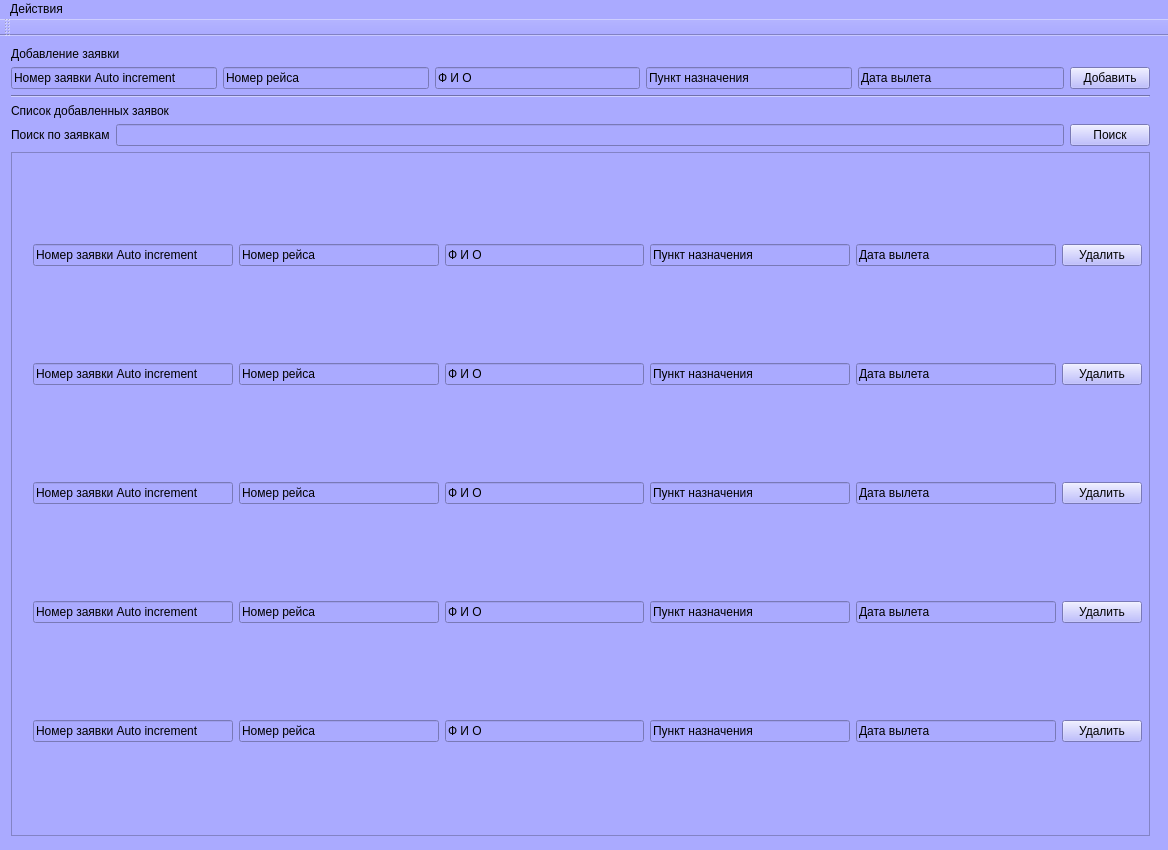
<?xml version="1.0" encoding="UTF-8"?>
<ui version="4.0">
 <class>QtGuiInteriorClass</class>
 <widget class="QMainWindow" name="QtGuiInteriorClass">
  <property name="geometry">
   <rect>
    <x>0</x>
    <y>0</y>
    <width>1168</width>
    <height>850</height>
   </rect>
  </property>
  <property name="sizePolicy">
   <sizepolicy hsizetype="Preferred" vsizetype="MinimumExpanding">
    <horstretch>0</horstretch>
    <verstretch>3</verstretch>
   </sizepolicy>
  </property>
  <property name="windowTitle">
   <string>QtGuiInterior</string>
  </property>
  <property name="styleSheet">
   <string notr="true">background-color: rgb(170, 170, 255);</string>
  </property>
  <widget class="QWidget" name="centralWidget">
   <widget class="QWidget" name="verticalLayoutWidget">
    <property name="geometry">
     <rect>
      <x>0</x>
      <y>0</y>
      <width>1161</width>
      <height>811</height>
     </rect>
    </property>
    <layout class="QVBoxLayout" name="verticalLayout">
     <item>
      <widget class="QLabel" name="label">
       <property name="text">
        <string>Добавление заявки</string>
       </property>
      </widget>
     </item>
     <item>
      <layout class="QHBoxLayout" name="horizontalLayout_2">
       <item>
        <widget class="QLineEdit" name="lineEdit_5">
         <property name="text">
          <string>Номер заявки Auto increment</string>
         </property>
        </widget>
       </item>
       <item>
        <widget class="QLineEdit" name="lineEdit_4">
         <property name="text">
          <string>Номер рейса</string>
         </property>
        </widget>
       </item>
       <item>
        <widget class="QLineEdit" name="lineEdit_3">
         <property name="text">
          <string>Ф И О</string>
         </property>
        </widget>
       </item>
       <item>
        <widget class="QLineEdit" name="lineEdit">
         <property name="text">
          <string>Пункт назначения</string>
         </property>
        </widget>
       </item>
       <item>
        <widget class="QLineEdit" name="lineEdit_2">
         <property name="text">
          <string>Дата вылета</string>
         </property>
        </widget>
       </item>
       <item>
        <widget class="QPushButton" name="pushButton">
         <property name="text">
          <string>Добавить</string>
         </property>
        </widget>
       </item>
      </layout>
     </item>
     <item>
      <widget class="Line" name="line">
       <property name="orientation">
        <enum>Qt::Horizontal</enum>
       </property>
      </widget>
     </item>
     <item>
      <widget class="QLabel" name="label_2">
       <property name="text">
        <string>Список добавленных заявок</string>
       </property>
      </widget>
     </item>
     <item>
      <layout class="QVBoxLayout" name="verticalLayout_2">
       <item>
        <layout class="QHBoxLayout" name="horizontalLayout_6">
         <property name="topMargin">
          <number>0</number>
         </property>
         <item>
          <widget class="QLabel" name="label_3">
           <property name="text">
            <string>Поиск по заявкам</string>
           </property>
          </widget>
         </item>
         <item>
          <widget class="QLineEdit" name="lineEdit_31"/>
         </item>
         <item>
          <widget class="QPushButton" name="pushButton_7">
           <property name="text">
            <string>Поиск</string>
           </property>
          </widget>
         </item>
        </layout>
       </item>
       <item>
        <widget class="QScrollArea" name="scrollArea">
         <property name="widgetResizable">
          <bool>true</bool>
         </property>
         <widget class="QWidget" name="scrollAreaWidgetContents">
          <property name="geometry">
           <rect>
            <x>0</x>
            <y>0</y>
            <width>1155</width>
            <height>675</height>
           </rect>
          </property>
          <widget class="QWidget" name="gridLayoutWidget">
           <property name="geometry">
            <rect>
             <x>10</x>
             <y>0</y>
             <width>1131</width>
             <height>691</height>
            </rect>
           </property>
           <layout class="QGridLayout" name="gridLayout">
            <property name="sizeConstraint">
             <enum>QLayout::SetDefaultConstraint</enum>
            </property>
            <property name="topMargin">
             <number>0</number>
            </property>
            <item row="3" column="3">
             <widget class="QLineEdit" name="lineEdit_40">
              <property name="text">
               <string>Пункт назначения</string>
              </property>
             </widget>
            </item>
            <item row="0" column="2">
             <widget class="QLineEdit" name="lineEdit_25">
              <property name="text">
               <string>Ф И О</string>
              </property>
             </widget>
            </item>
            <item row="1" column="5">
             <widget class="QPushButton" name="pushButton_6">
              <property name="text">
               <string>Удалить</string>
              </property>
             </widget>
            </item>
            <item row="1" column="1">
             <widget class="QLineEdit" name="lineEdit_27">
              <property name="text">
               <string>Номер рейса</string>
              </property>
             </widget>
            </item>
            <item row="3" column="0">
             <widget class="QLineEdit" name="lineEdit_37">
              <property name="text">
               <string>Номер заявки Auto increment</string>
              </property>
             </widget>
            </item>
            <item row="2" column="5">
             <widget class="QPushButton" name="pushButton_8">
              <property name="text">
               <string>Удалить</string>
              </property>
             </widget>
            </item>
            <item row="2" column="0">
             <widget class="QLineEdit" name="lineEdit_32">
              <property name="text">
               <string>Номер заявки Auto increment</string>
              </property>
             </widget>
            </item>
            <item row="0" column="5">
             <widget class="QPushButton" name="pushButton_5">
              <property name="text">
               <string>Удалить</string>
              </property>
             </widget>
            </item>
            <item row="2" column="2">
             <widget class="QLineEdit" name="lineEdit_34">
              <property name="text">
               <string>Ф И О</string>
              </property>
             </widget>
            </item>
            <item row="3" column="1">
             <widget class="QLineEdit" name="lineEdit_38">
              <property name="text">
               <string>Номер рейса</string>
              </property>
             </widget>
            </item>
            <item row="3" column="5">
             <widget class="QPushButton" name="pushButton_9">
              <property name="text">
               <string>Удалить</string>
              </property>
             </widget>
            </item>
            <item row="1" column="2">
             <widget class="QLineEdit" name="lineEdit_28">
              <property name="text">
               <string>Ф И О</string>
              </property>
             </widget>
            </item>
            <item row="1" column="3">
             <widget class="QLineEdit" name="lineEdit_29">
              <property name="text">
               <string>Пункт назначения</string>
              </property>
             </widget>
            </item>
            <item row="3" column="4">
             <widget class="QLineEdit" name="lineEdit_41">
              <property name="text">
               <string>Дата вылета</string>
              </property>
             </widget>
            </item>
            <item row="2" column="3">
             <widget class="QLineEdit" name="lineEdit_35">
              <property name="text">
               <string>Пункт назначения</string>
              </property>
             </widget>
            </item>
            <item row="0" column="4">
             <widget class="QLineEdit" name="lineEdit_23">
              <property name="sizePolicy">
               <sizepolicy hsizetype="Expanding" vsizetype="Ignored">
                <horstretch>0</horstretch>
                <verstretch>0</verstretch>
               </sizepolicy>
              </property>
              <property name="text">
               <string>Дата вылета</string>
              </property>
              <property name="alignment">
               <set>Qt::AlignLeading|Qt::AlignLeft|Qt::AlignVCenter</set>
              </property>
             </widget>
            </item>
            <item row="1" column="0">
             <widget class="QLineEdit" name="lineEdit_26">
              <property name="text">
               <string>Номер заявки Auto increment</string>
              </property>
             </widget>
            </item>
            <item row="2" column="4">
             <widget class="QLineEdit" name="lineEdit_36">
              <property name="text">
               <string>Дата вылета</string>
              </property>
             </widget>
            </item>
            <item row="0" column="0">
             <widget class="QLineEdit" name="lineEdit_21">
              <property name="text">
               <string>Номер заявки Auto increment</string>
              </property>
             </widget>
            </item>
            <item row="2" column="1">
             <widget class="QLineEdit" name="lineEdit_33">
              <property name="text">
               <string>Номер рейса</string>
              </property>
             </widget>
            </item>
            <item row="1" column="4">
             <widget class="QLineEdit" name="lineEdit_30">
              <property name="text">
               <string>Дата вылета</string>
              </property>
             </widget>
            </item>
            <item row="3" column="2">
             <widget class="QLineEdit" name="lineEdit_39">
              <property name="text">
               <string>Ф И О</string>
              </property>
             </widget>
            </item>
            <item row="0" column="3">
             <widget class="QLineEdit" name="lineEdit_24">
              <property name="text">
               <string>Пункт назначения</string>
              </property>
             </widget>
            </item>
            <item row="0" column="1">
             <widget class="QLineEdit" name="lineEdit_22">
              <property name="text">
               <string>Номер рейса</string>
              </property>
             </widget>
            </item>
            <item row="4" column="0">
             <widget class="QLineEdit" name="lineEdit_42">
              <property name="text">
               <string>Номер заявки Auto increment</string>
              </property>
             </widget>
            </item>
            <item row="4" column="1">
             <widget class="QLineEdit" name="lineEdit_43">
              <property name="text">
               <string>Номер рейса</string>
              </property>
             </widget>
            </item>
            <item row="4" column="2">
             <widget class="QLineEdit" name="lineEdit_44">
              <property name="text">
               <string>Ф И О</string>
              </property>
             </widget>
            </item>
            <item row="4" column="3">
             <widget class="QLineEdit" name="lineEdit_45">
              <property name="text">
               <string>Пункт назначения</string>
              </property>
             </widget>
            </item>
            <item row="4" column="4">
             <widget class="QLineEdit" name="lineEdit_46">
              <property name="text">
               <string>Дата вылета</string>
              </property>
             </widget>
            </item>
            <item row="4" column="5">
             <widget class="QPushButton" name="pushButton_10">
              <property name="text">
               <string>Удалить</string>
              </property>
             </widget>
            </item>
           </layout>
          </widget>
          <widget class="QScrollBar" name="verticalScrollBar">
           <property name="geometry">
            <rect>
             <x>1140</x>
             <y>-1</y>
             <width>20</width>
             <height>691</height>
            </rect>
           </property>
           <property name="orientation">
            <enum>Qt::Vertical</enum>
           </property>
          </widget>
         </widget>
        </widget>
       </item>
      </layout>
     </item>
    </layout>
   </widget>
  </widget>
  <widget class="QToolBar" name="mainToolBar">
   <property name="autoFillBackground">
    <bool>false</bool>
   </property>
   <attribute name="toolBarArea">
    <enum>TopToolBarArea</enum>
   </attribute>
   <attribute name="toolBarBreak">
    <bool>false</bool>
   </attribute>
  </widget>
  <widget class="QMenuBar" name="menuBar">
   <property name="geometry">
    <rect>
     <x>0</x>
     <y>0</y>
     <width>1168</width>
     <height>26</height>
    </rect>
   </property>
   <widget class="QMenu" name="menu">
    <property name="title">
     <string>Действия</string>
    </property>
    <addaction name="action_6"/>
    <addaction name="action_14"/>
    <addaction name="action_15"/>
    <addaction name="action_16"/>
   </widget>
   <addaction name="menu"/>
  </widget>
  <action name="action">
   <property name="text">
    <string>Сохранить</string>
   </property>
  </action>
  <action name="action_2">
   <property name="text">
    <string>Открыть</string>
   </property>
  </action>
  <action name="action_3">
   <property name="text">
    <string>Новый файл</string>
   </property>
  </action>
  <action name="action_4">
   <property name="text">
    <string>Сохранить как</string>
   </property>
  </action>
  <action name="action_5">
   <property name="text">
    <string>Сохранить как шаблон</string>
   </property>
  </action>
  <action name="action_7">
   <property name="text">
    <string>Закрыть</string>
   </property>
  </action>
  <action name="action_8">
   <property name="text">
    <string>Выход</string>
   </property>
  </action>
  <action name="action_9">
   <property name="text">
    <string>Настройки...</string>
   </property>
  </action>
  <action name="action_10">
   <property name="text">
    <string>Добавить элементы интерьера</string>
   </property>
  </action>
  <action name="action_11">
   <property name="text">
    <string>Добавить шаблон</string>
   </property>
  </action>
  <action name="action_12">
   <property name="text">
    <string>Панель инструментов</string>
   </property>
  </action>
  <action name="action_13">
   <property name="text">
    <string>Панель интерьера</string>
   </property>
  </action>
  <action name="action_6">
   <property name="text">
    <string>Добавить заявку</string>
   </property>
  </action>
  <action name="action_14">
   <property name="text">
    <string>Добавить все заявки</string>
   </property>
  </action>
  <action name="action_15">
   <property name="text">
    <string>Удалить заявку</string>
   </property>
  </action>
  <action name="action_16">
   <property name="text">
    <string>Удалить все заявки</string>
   </property>
  </action>
 </widget>
 <layoutdefault spacing="6" margin="11"/>
 <resources>
  <include location="QtGuiInterior.qrc"/>
 </resources>
 <connections/>
</ui>
